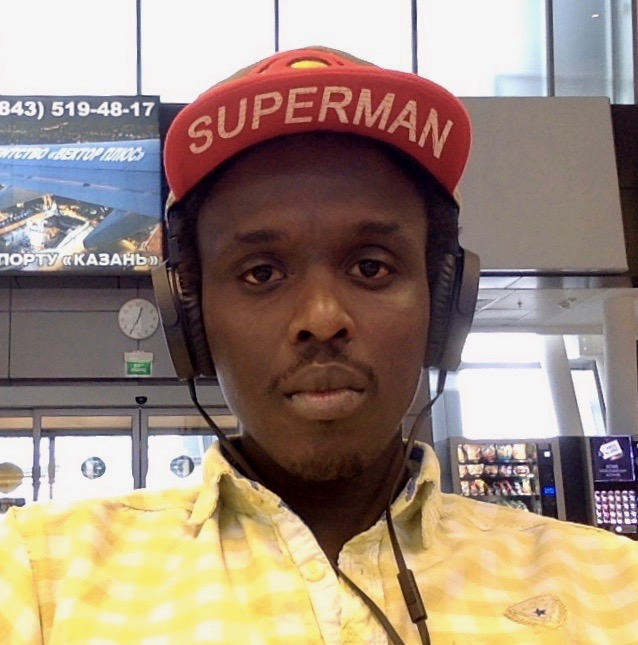
#> input picture src/images/SONGA Fabrice/1.jpg, 638 x 645 px, given in place of the camera
$ python motion_detect.py
#> lines starting #> are read from the running program, lines starting #| are printed output that depends on the picture
import cv2
import time
import argparse
import datetime
import imutils
from imutils.video import VideoStream

# construct the argument parser and parse the arguments
ap = argparse.ArgumentParser()
ap.add_argument("-v", "--video", help="path to the video file")
ap.add_argument("-a", "--min-area", type=int, default=500, help="minimum area size")
args = vars(ap.parse_args())

# if the video argument is None, then we are reading from webcam
if args.get("video", None) is None:
    vs = VideoStream(src=0).start()
    time.sleep(2.0)

# otherwise, we are reading from a video file
else:
    vs = cv2.VideoCapture(args["video"])

# initialize the first frame in the video stream
firstFrame = None

# loop over the frames of the video
while True:
    # grab the current frame and initialize the occupied/unoccupied
    # text
    frame = vs.read()
#> frame is the input picture: shape (645, 638, 3); mean B, G, R 124.3, 139.3, 157.6
    frame = frame if args.get("video", None) is None else frame[1]
    text = "Unoccupied"

    # if the frame could not be grabbed, then we have reached the end
    # of the video
    if frame is None:
        break

    # resize the frame, convert it to grayscale, and blur it
    frame = imutils.resize(frame, width=600)
#> frame: shape (606, 600, 3)
    gray = cv2.cvtColor(frame, cv2.COLOR_BGR2GRAY)
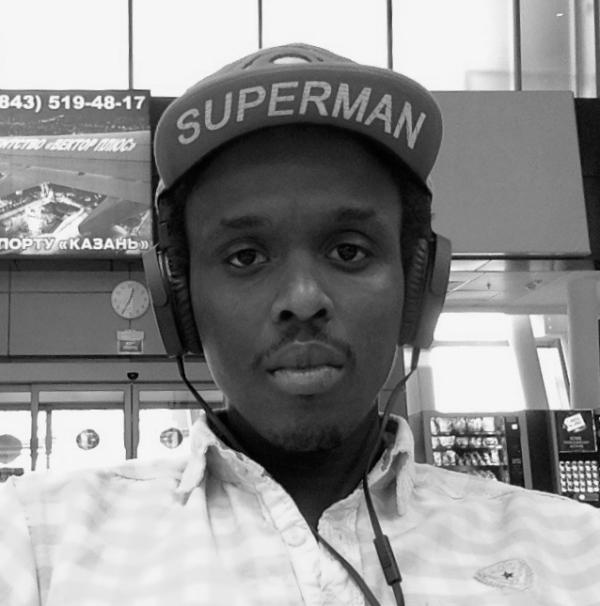
#> gray: shape (606, 600); min 1, max 249, mean 143.1
    gray = cv2.GaussianBlur(gray, (21, 21), 0)
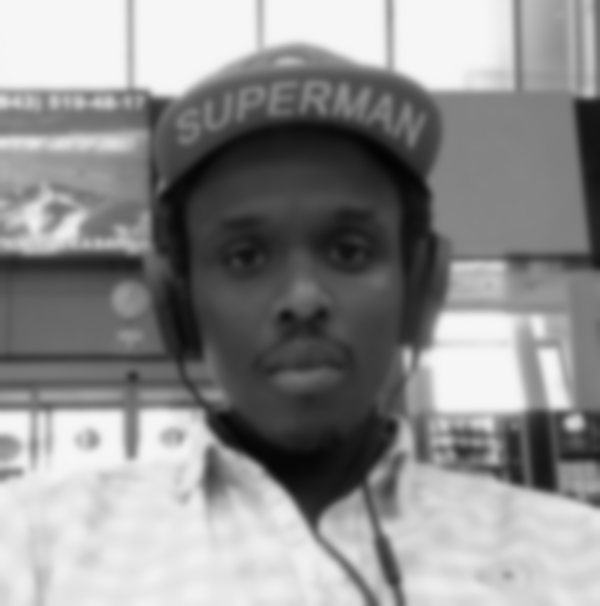
#> gray: shape (606, 600); min 3, max 246, mean 143.1

    # if the first frame is None, initialize it
    if firstFrame is None:
        firstFrame = gray
        continue

    # compute the absolute difference between the current frame and
    # first frame
    frameDelta = cv2.absdiff(firstFrame, gray)
    thresh = cv2.threshold(frameDelta, 25, 255, cv2.THRESH_BINARY)[1]

    # dilate the thresholded image to fill in holes, then find contours
    # on thresholded image
    thresh = cv2.dilate(thresh, None, iterations=2)
    cnts = cv2.findContours(thresh.copy(), cv2.RETR_EXTERNAL, cv2.CHAIN_APPROX_SIMPLE)
    cnts = imutils.grab_contours(cnts)

    # loop over the contours
    for c in cnts:
        # if the contour is too small, ignore it
        if cv2.contourArea(c) < args["min_area"]:
            continue

        # compute the bounding box for the contour, draw it on the frame,
        # and update the text
        (x, y, w, h) = cv2.boundingRect(c)
        cv2.rectangle(frame, (x, y), (x + w, y + h), (0, 255, 0), 2)
        if x != 0 and y != 0 and w != 0 and h != 0:
            text = "Occupied"

    # draw the text and timestamp on the frame
    cv2.putText(frame, "Room Status: {}".format(text), (10, 20),
                cv2.FONT_HERSHEY_SIMPLEX, 0.5, (0, 0, 255), 2)
    cv2.putText(frame, datetime.datetime.now().strftime("%A %d %B %Y %I:%M:%S%p"),
                (10, frame.shape[0] - 10), cv2.FONT_HERSHEY_SIMPLEX, 0.35, (0, 0, 255), 1)

    # show the frame and record if the user presses a key
    cv2.imshow("Security Feed", frame)
    cv2.imshow("Thresh", thresh)
    cv2.imshow("Frame Delta", frameDelta)
    key = cv2.waitKey(1) & 0xFF

    # if the `q` key is pressed, break from the lop
    if key == ord("q"):
        break

# cleanup the camera and close any open windows
vs.stop() if args.get("video", None) is None else vs.release()
cv2.destroyAllWindows()

$ run again, on src/images/SONGA Fabrice/2.jpg
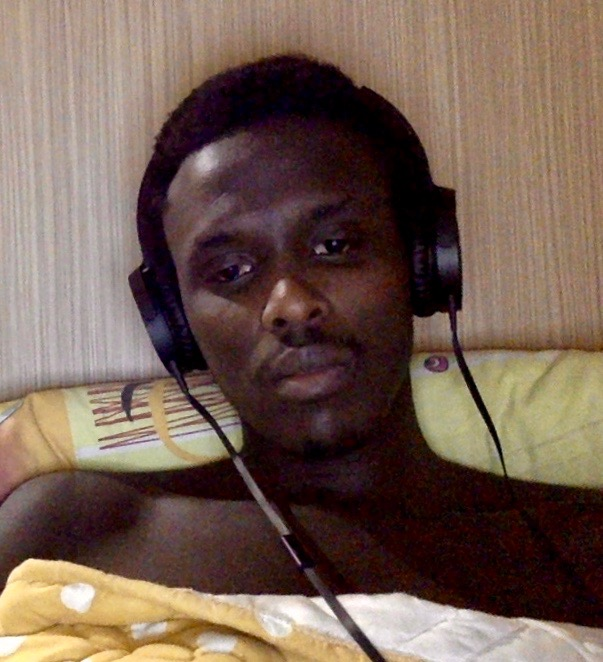
#> input picture src/images/SONGA Fabrice/2.jpg, 603 x 662 px, given in place of the camera
#> frame is the input picture: shape (662, 603, 3); mean B, G, R 82.4, 94, 115.7
#> frame: shape (658, 600, 3)
#> `gray = cv2.cvtColor(frame, cv2.COLOR_BGR2GRAY)`:
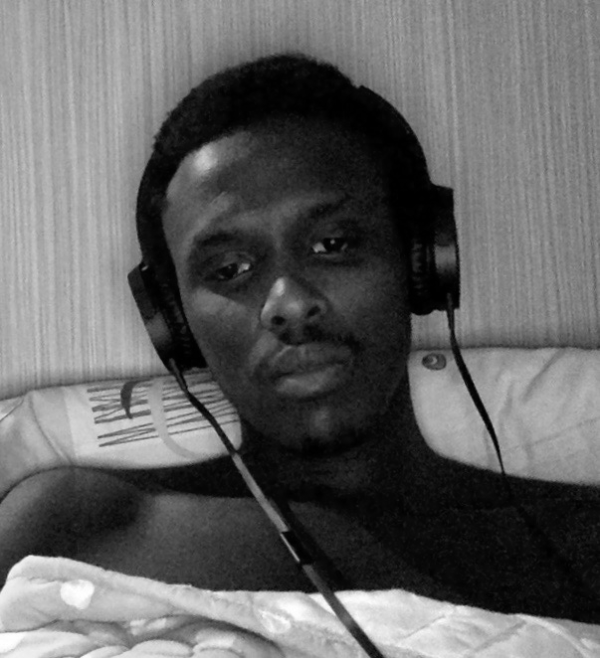
#> gray: shape (658, 600); min 0, max 255, mean 99.2
#> `gray = cv2.GaussianBlur(gray, (21, 21), 0)`:
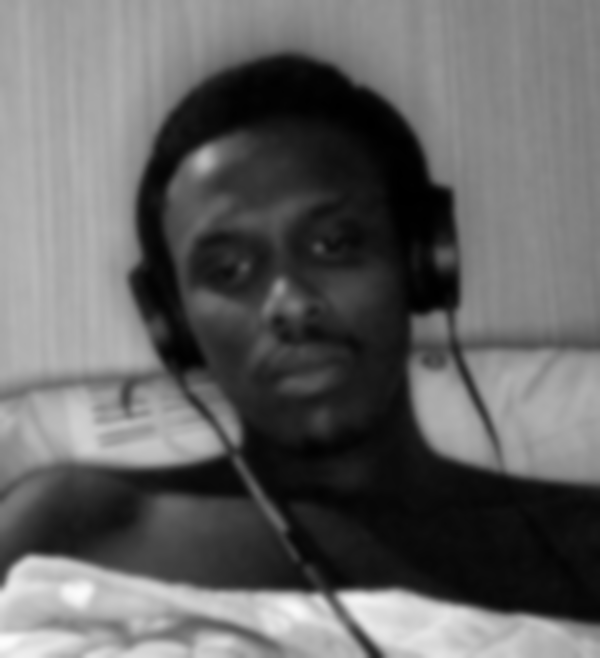
#> gray: shape (658, 600); min 0, max 252, mean 99.2

$ run again, on src/images/SONGA Fabrice/3.jpg
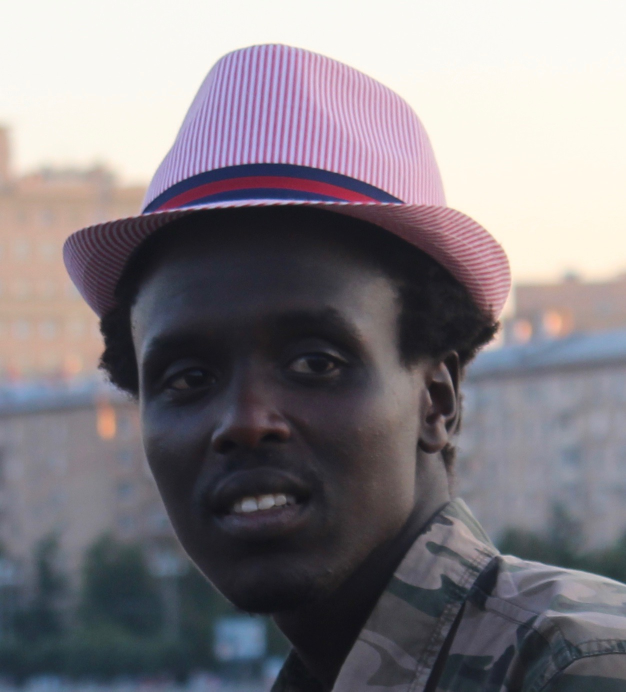
#> input picture src/images/SONGA Fabrice/3.jpg, 1252 x 1383 px, given in place of the camera (shown at 1/2 size)
#> frame is the input picture: shape (1383, 1252, 3); mean B, G, R 130.6, 125, 130.1
#> `frame = imutils.resize(frame, width=600)`:
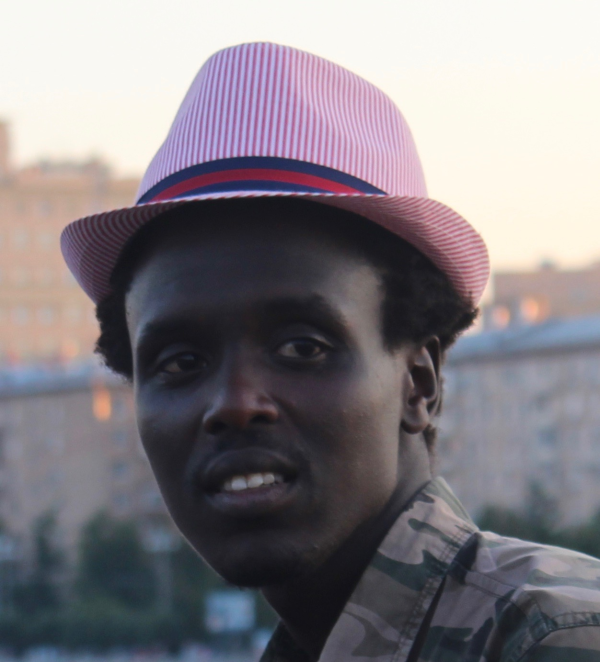
#> frame: shape (662, 600, 3); mean B, G, R 130.6, 125, 130.1
#> `gray = cv2.GaussianBlur(gray, (21, 21), 0)`:
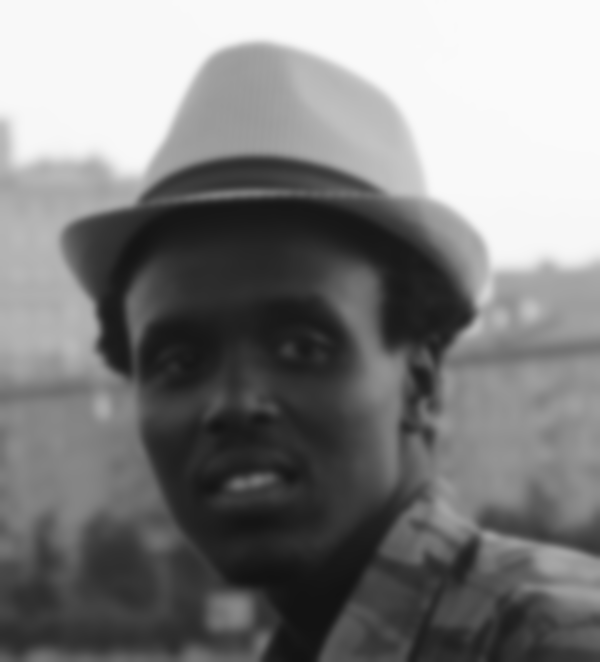
#> gray: shape (662, 600); min 18, max 250, mean 127.2

$ run again, on src/images/SONGA Fabrice/4.jpg
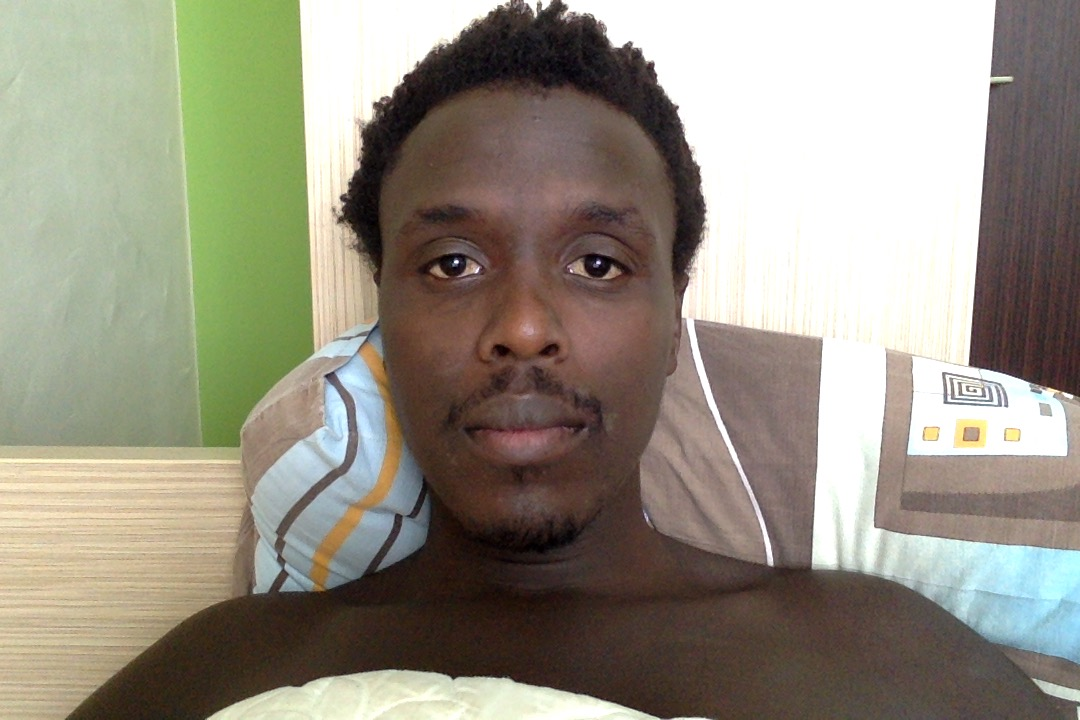
#> input picture src/images/SONGA Fabrice/4.jpg, 1080 x 720 px, given in place of the camera
#> frame is the input picture: shape (720, 1080, 3); mean B, G, R 130.4, 144.9, 150.2
#> frame: shape (400, 600, 3)
#> `gray = cv2.cvtColor(frame, cv2.COLOR_BGR2GRAY)`:
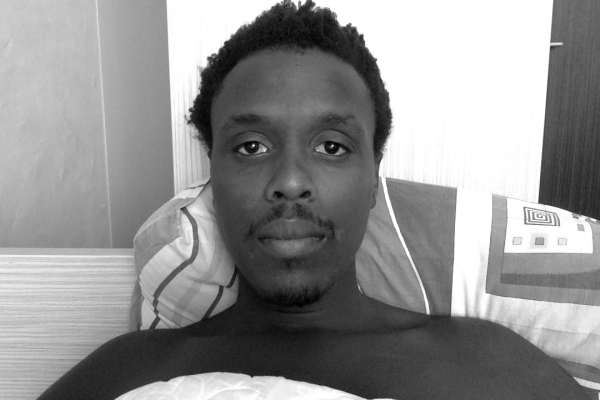
#> gray: shape (400, 600); min 1, max 255, mean 144.8
#> `gray = cv2.GaussianBlur(gray, (21, 21), 0)`:
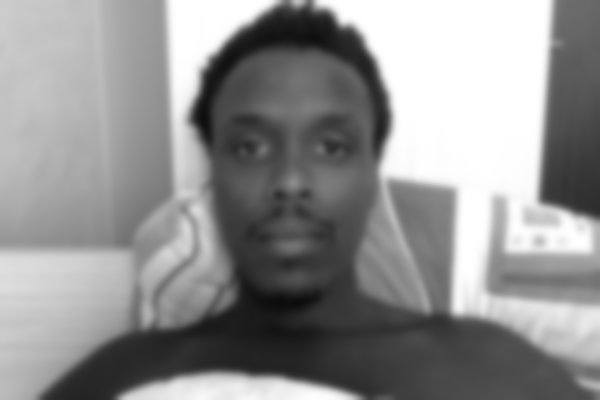
#> gray: shape (400, 600); min 12, max 255, mean 144.8
